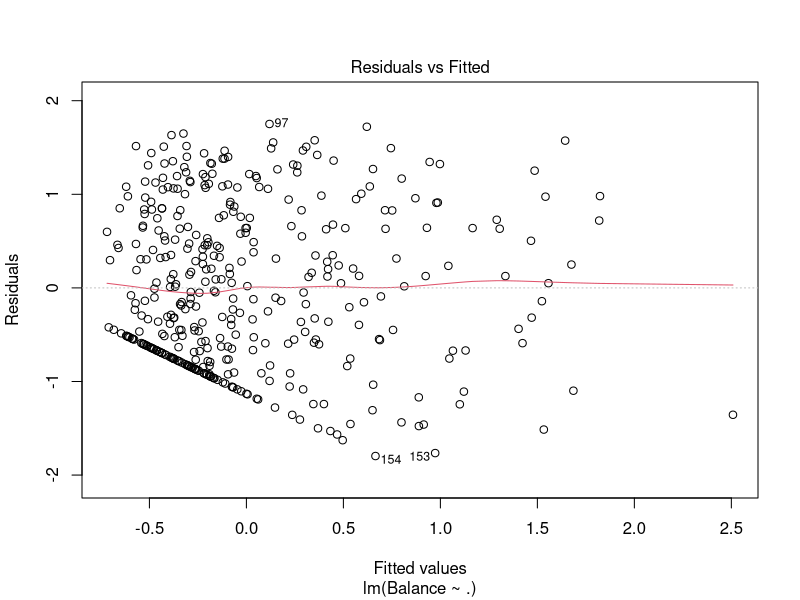
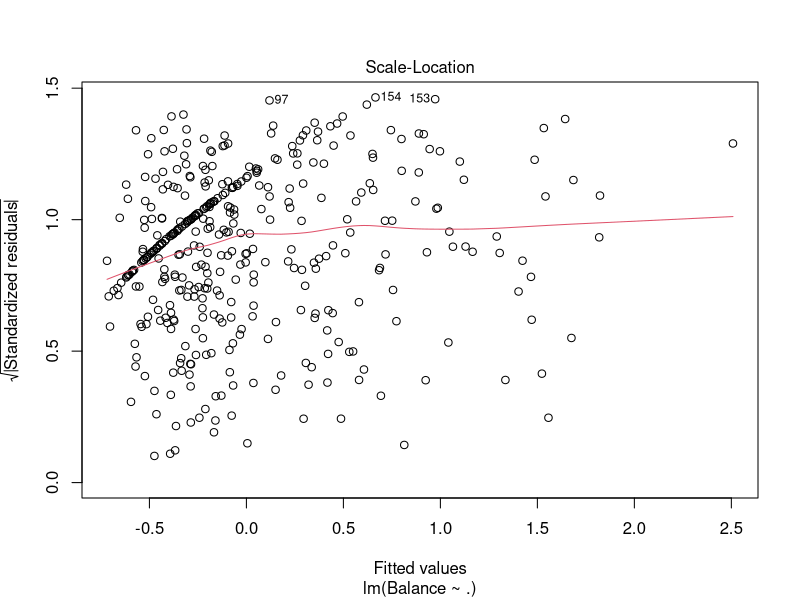
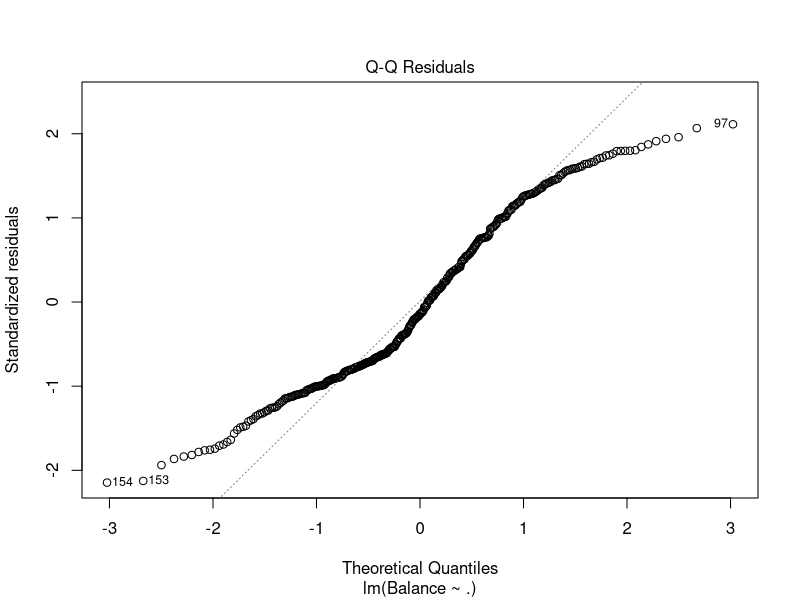

Source code (R) for these figures, in order:
# Ordinary Least Squares 

# import dataset
credit_scaled <- read.table('../../data/scaled-credit.csv', header=TRUE, sep=',')

# multi linear regression

osl_fit <- lm(Balance ~., data=credit_scaled[,-c(1,3:4)])
osl_summary_fit <- summary(osl_fit)

## Residual Plot
png('../../images/osl-residual-plot.png')
plot(osl_fit, which=1)
dev.off()

## Scale Location Plot
png('../../images/osl-scale-location.png')
plot(osl_fit, which=3)
dev.off()

## Normal QQ Plot
png("../../images/osl-normal-qq-plot.png")
plot(osl_fit, which=2)
dev.off()

# save objects to file
save(osl_fit, osl_summary_fit, file = "../../data/osl.RData")
